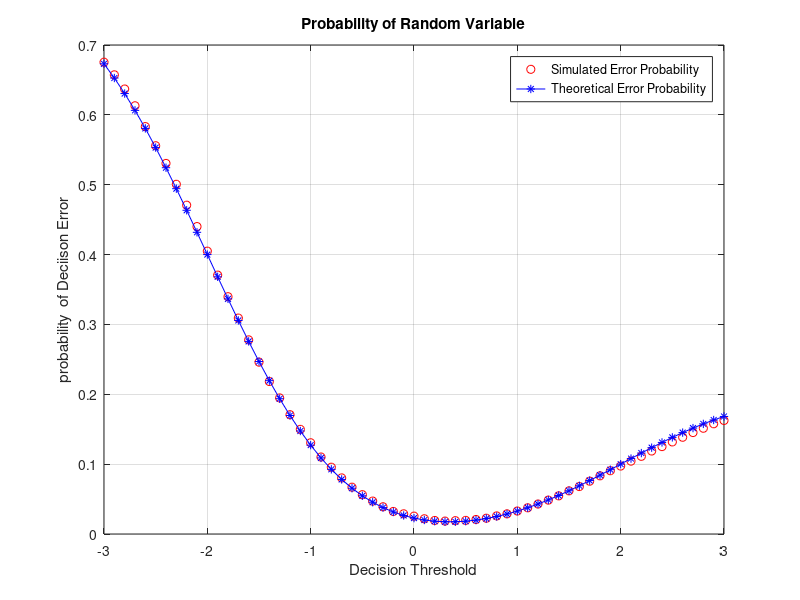

Recreate this plot in MATLAB.
clear all

N=10000;     % Number of bits to be transmitted.
p=0.2;       % Probability of transmitted
x=rand(1,N);
x=double(x > (1-p));
A=2;
s=A*(2*x-1);    %The transmitted symbols are either -A or +A.
nvar=1;
n=sqrt(nvar)*randn(1,N);    % Noise
y=s+n;      % Noisy received samples.

T_vec=-3:0.1:3;
c=1;
while c<=length(T_vec)
    T=T_vec(c);
    xhat=double(y>T); % Received bits
    Pe_sim(c) = sum(xor(x,xhat))/N; % Simulated Error Probability
    Pe_theo(c) = qfunc((T+A)/sqrt(nvar))*(1-p)+(1-qfunc((T-A)/sqrt(nvar)))*(p)
    c=c+1;
end

plot(T_vec,Pe_sim,'ro');
hold on
plot(T_vec,Pe_theo,'b-*');
xlabel('Decision Threshold');
ylabel('probability  of Deciison Error');
legend('Simulated Error Probability','Theoretical Error Probability');
title('Probability of Random Variable');
grid on

T_star=(nvar/(2*A))*log((1-p)/p);
[u,v]=min(Pe_sim);
T_star_sim= T_vec(v);